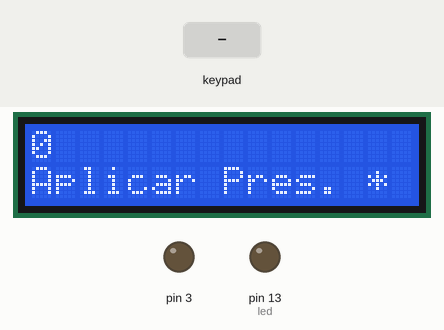
This sketch was run on a simulated Arduino Uno, built with avr-gcc and run on an emulated ATmega328P. On the bench: 16×2 character LCD, output pins drawn as LEDs (lit = HIGH). The inputs (shaded band) are chosen by the test bench.

Above: at 1.2 s.
1.3 s: key 'A' pressed
At 2.4 s:
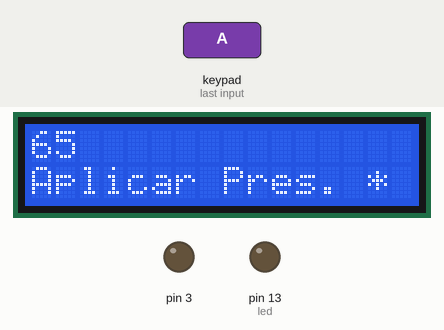
2.8 s: key '*' pressed
At 3.4 s:
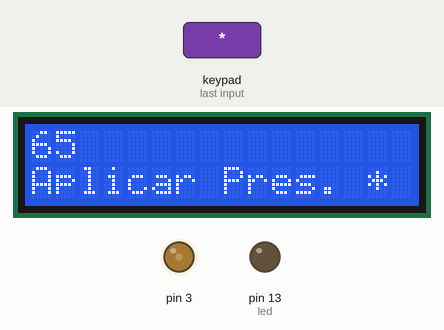
Timing chart, 0 to 5.8 s (numbered marks = the images above; inputs shaded):
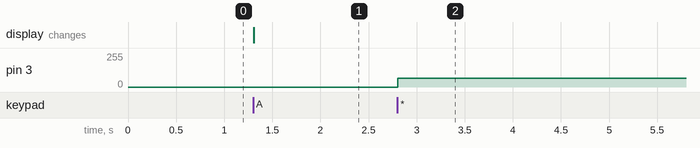

The sketch:

Project_keyboard_Access_Control.ino
```cpp
#include <Keypad.h> // incluye libreria para manejar teclado matricial.
#include <LiquidCrystal.h>  // incluye la libreria para el lcd.

LiquidCrystal lcd(14, 15, 16, 17, 18, 19); // (RS,E,D4,D5,D6,D7)

const byte ROWS = 4; // define constante ROWS (renglones) = 4.
const byte COLS = 4; // define constante COLS (columnas) = 4.

// Establece las etiquetas de los botones del teclado.
byte hexaKeys[ROWS][COLS] =
{
  {1,2,3,'A'},
  {4,5,6,'B'},
  {7,8,9,'C'},
  {'*','0','#','D'}
};

byte rowPins[ROWS] = {11, 10, 9, 8}; // pines del arduino conectados a los renglones 11(R1),10(R2),9(R3),8(R4).
byte colPins[COLS] = {7, 6, 5, 4}; // pines del arduino conectados a las columnas 7(C1),6(C2),5(C3),4(C4).

//inicializa el teclado.
Keypad customKeypad = Keypad( makeKeymap(hexaKeys), rowPins, colPins, ROWS, COLS);

// asignación de variables
int led =13;  // asigna pin de arduino conectado a un LED (led de fábrica).
int digito;   // contiene la cuenta del número de digitos.
int tecla;    // contiene el valor de la tecla presionada.
unsigned int valor;   // valor a cargar.
unsigned int valorf;  // valor conformado al instante.
unsigned int valorf1; // valor captura de 1 digito.
unsigned int valorf2; // valor captura de 2 digito.
unsigned int valorf3; // valor captura de 3 digito.
unsigned int valorf4; // valor captura de 4 digito.
unsigned int valorf5; // valor captura de 5 digito.

void setup()
{
  lcd.begin(16, 2); // número de columnas y renglones.
  lcd.clear();  // limpia pantalla LCD.
  pinMode(led,OUTPUT);
  valorf=0;
  // muestra mensaje inicial en LCD.
  lcd.setCursor(0,0);
  lcd.print(valorf);
  lcd.print("          ");
  valorf=0;
  lcd.setCursor(0,1);
  lcd.print("Aplicar Pres. * ");
}


void loop()
{
  captura();  // llama a la rutina de captura
  if (valor == 55) // si se captura el valor 55:
  {
    digitalWrite(led,HIGH); // activa el led (pin 13)
  }
  if (valor == 66) // si se captura el valor 66:
  {
    digitalWrite(led,LOW);  // apaga el led (pin 13)
  }
  analogWrite(3,valor);
}


void captura()
{
  tecla = customKeypad.getKey();

  if (tecla)
  {
    digito = digito + 1; // variable digito se incrementa cada vez que se presiona una tecla
    if(tecla==35){tecla=0;digito=0;valorf=0;lcd.setCursor(0,0);lcd.print(valorf);lcd.print("          ");} // tecla # función clear
    if(tecla==48){tecla=0;} // asigna el valor de 0
    if(tecla==42){tecla=0;digito=0;valor = valorf;} // * = enter

    // condiciones para mostrar valor conjunta los datos obtenidos en el teclado uno a uno, para generar el valor final
    // en este ejemplo, acepta hasta 4 digitos (9999)
//-------------------------------------------------------------------------------------------------------------------------------------
    // Algoritmo para captura de digitos
    // captura el primer valor. Si el valor es de un solo digito, asigna ese valor a valorf (valor final).
    if(digito==1){valorf1 = tecla; valorf=valorf1;lcd.setCursor(0,0);lcd.print(valorf);lcd.print("          ");}
    // si se presiona un segundo digito, suma el valor al del primer digito y lo multiplica por 10. valorf es de 2 dígitos.
    if(digito==2){valorf2 = tecla+(valorf1*10);valorf=valorf2;lcd.setCursor(0,0);lcd.print(valorf);lcd.print("          ");}
    // si se presiona un tercer digito, suma el valor al anterior de 2 digitos y lo multiplica por 10. valorf es de 3 dígitos.
    if(digito==3){valorf3 = tecla+(valorf2*10);valorf=valorf3;lcd.setCursor(0,0);lcd.print(valorf);lcd.print("          ");}
    // si se presiona un cuarto digito, suma el valor al anterior de 3 digitos y lo multiplica por 10. valorf es de 4 dígitos.
    // como este es el último digito, reinicializa la cuenta de digitos (digito = 0).
    if(digito==4){valorf4 = tecla+(valorf3*10);valorf=valorf4;lcd.setCursor(0,0);lcd.print(valorf);lcd.print("          ");}
    if(digito==5){valorf5 = tecla+(valorf4*10);valorf=valorf5;lcd.setCursor(0,0);lcd.print(valorf);lcd.print("          ");digito=0;}
//-------------------------------------------------------------------------------------------------------------------------------------
  }
}
```

Measured:
- after the input at 1.3 s, the display: changes at once (image 1)
- after the input at 2.8 s, pin 3: 0/255 → 65/255 at once
